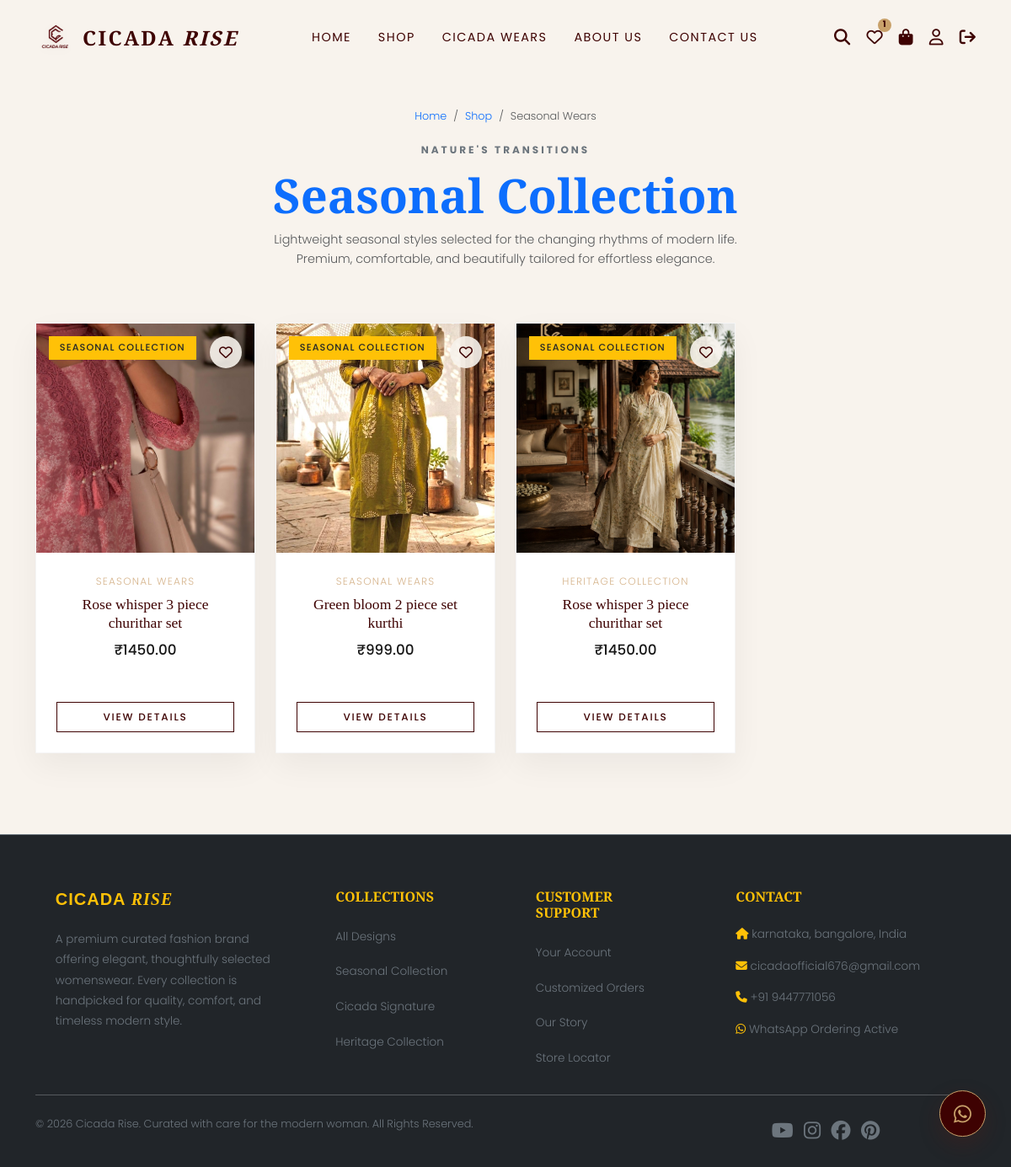
The page /seasonal-wears/ (signed in) on the database its author committed.
### store/models.py (models this page shows, shortened)
class Product(models.Model):
    COLLECTION_CHOICES = [
        ("Heritage Collection", "Heritage Collection"),
        ("Cicada Signature", "Cicada Signature"),
        ("Curated Essentials", "Curated Essentials")
    ]
    category = models.ForeignKey(Category, on_delete=models.CASCADE, related_name='products')
    name = models.CharField(max_length=200)
    slug = models.SlugField(max_length=250, unique=True, blank=True)
    sku = models.CharField(max_length=50, unique=True, verbose_name="Product Code")
    description = models.TextField()
    base_price = models.DecimalField(max_digits=10, decimal_places=2)
    sale_price = models.DecimalField(max_digits=10, decimal_places=2, null=True, blank=True, help_text="Promotional discounted price")
    fabric_details = models.TextField(blank=True)
    care_instructions = models.TextField(blank=True)
    collection = models.CharField(max_length=100, default="Cicada Signature", choices=COLLECTION_CHOICES)
    is_featured = models.BooleanField(default=False)
    is_seasonal = models.BooleanField(default=False)
    is_cicada_wear = models.BooleanField(default=False)
    created_at = models.DateTimeField(auto_now_add=True)
    updated_at = models.DateTimeField(auto_now=True)
    @property
    def price(self):
        if self.sale_price is not None:
            return self.sale_price
        return self.base_price
    @property
    def primary_image_url(self):
        primary_img = self.images.filter(is_primary=True).first() or self.images.first()
        if primary_img and primary_img.image:
            try:
                return primary_img.image.url
            except Exception:
                return "/static/store/images/veranda.jpg"
        return "/static/store/images/veranda.jpg"

class ProductImage(models.Model):
    product = models.ForeignKey(Product, on_delete=models.CASCADE, related_name='images')
    image = models.ImageField(upload_to='products/')
    is_primary = models.BooleanField(default=False)

class Category(models.Model):
    name = models.CharField(max_length=100)
    slug = models.SlugField(max_length=120, unique=True, blank=True)
    description = models.TextField(blank=True)
    image = models.ImageField(upload_to='categories/', blank=True, null=True)
    is_active = models.BooleanField(default=True)
    class Meta:
        verbose_name_plural = "Categories"

### store/views.py (the view)
# urls.py: path('seasonal-wears/', views.seasonal_wears, name='seasonal_wears'),
def seasonal_wears(request):
    products = Product.objects.filter(is_seasonal=True).prefetch_related('images')
    return render(request, 'store/seasonal_wears.html', {'products': products})

### store/context_processors.py (called while the page is built)
def cart_and_wishlist(request):
    if request.user.is_authenticated:
        cart, created = Cart.objects.get_or_create(user=request.user)
        cart_count = cart.items_count
        wishlist_count = Wishlist.objects.filter(user=request.user).count()
    else:
        cart_count = 0
        wishlist_count = 0
    return {
        'cart_count': cart_count,
        'wishlist_count': wishlist_count
    }

### store/models.py (called while the page is built)
    @property
    def items_count(self):
        return sum(item.quantity for item in self.items.all())

### store/templates/store/seasonal_wears.html (shortened to what this page needs)
{% extends 'store/base.html' %}
{% load static %}
{% block content %}
<div class="container py-5">
    <div class="row mb-5">
        <div class="col-12 text-center">
            <nav aria-label="breadcrumb" class="d-flex justify-content-center">
                <ol class="breadcrumb" style="font-size:0.8rem;">
                    <li class="breadcrumb-item"><a href="{% url 'home' %}" class="text-primary text-decoration-none">Home</a></li>
                    <li class="breadcrumb-item"><a href="{% url 'shop' %}" class="text-primary text-decoration-none">Shop</a></li>
                    <li class="breadcrumb-item active" aria-current="page">Seasonal Wears</li>
                </ol>
            </nav>
            <span class="text-uppercase text-secondary tracking-widest font-body fw-bold" style="font-size: 0.75rem; letter-spacing: 0.25em;">Nature's Transitions</span>
            <h1 class="font-display display-4 text-primary mt-2">Seasonal Collection</h1>
            <p class="text-muted mx-auto" style="font-size:0.9rem; max-width: 600px;">
                Lightweight seasonal styles selected for the changing rhythms of modern life. Premium, comfortable, and beautifully tailored for effortless elegance.
            </p>
        </div>
    </div>
    <div class="row row-cols-2 row-cols-lg-4 g-3 g-md-4">
        {% for prod in products %}
            <div class="col">
                <div class="product-card" id="product-card-seasonal-{{ prod.id }}">
                    <div class="product-image-wrapper">
                        <img src="{{ prod.primary_image_url }}" alt="{{ prod.name }}" class="product-img">
                        <span class="product-badge bg-warning text-dark">Seasonal Collection</span>
                        {% if user.is_authenticated %}
                            <button class="product-wishlist-btn"
                                    hx-post="{% url 'toggle_wishlist' prod.id %}"
                                    hx-swap="innerHTML"
                                    title="Save to Wishlist"
                                    id="wishlist-btn-seasonal-{{ prod.id }}">
                                <i class="far fa-heart"></i>
                            </button>
                        {% else %}
                            <a href="{% url 'login' %}?next={{ request.path }}" class="product-wishlist-btn" title="Save to Wishlist" id="wishlist-login-btn-seasonal-{{ prod.id }}"><i class="far fa-heart"></i></a>
                        {% endif %}
                    </div>
                    <div class="product-card-body">
                        <span class="product-card-category">{{ prod.category.name }}</span>
                        <h3 class="product-card-title"><a href="{% url 'product_detail' prod.slug %}">{{ prod.name }}</a></h3>
                        <div class="product-card-price mb-2">₹{{ prod.base_price|floatformat:2 }}</div>
                        <div class="mt-auto">
                            <a href="{% url 'product_detail' prod.slug %}" class="btn btn-premium-outline btn-sm w-100 py-2" style="font-size:0.75rem;" id="product-details-link-seasonal-{{ prod.id }}">View Details</a>
                        </div>
                    </div>
                </div>
            </div>
        {% endfor %}
    </div>
</div>
{% endblock %}

### store/static/store/css/style.css (style rules this page uses)
:root { --primary: #3E0202; --secondary: #D6B48C; --gold: #C8A16A; --cream: #F8F3ED; --dark: #161616; --white: #FFFFFF; --light-gray: #E8E2DA; --font-heading: 'Playfair Display', serif; --font-body: 'Poppins', sans-serif; --transition-smooth: all 0.4s cubic-bezier(0.16, 1, 0.3, 1); --glass-bg: rgba(248, 243, 237, 0.7); --glass-border: rgba(62, 2, 2, 0.1); --shadow-premium: 0 15px 35px rgba(22, 22, 22, 0.05); }
body { background-color: var(--cream); color: var(--dark); font-family: var(--font-body); font-weight: 300; line-height: 1.6; overflow-x: hidden; }
h1, h2, h3, h4, h5, h6, .font-display { font-family: var(--font-heading); color: var(--primary); font-weight: 700; }
a { color: var(--primary); transition: var(--transition-smooth); }
.btn-premium-outline { background-color: transparent; color: var(--primary); border: 1px solid var(--primary); padding: 0.8rem 2.2rem; font-family: var(--font-body); font-size: 0.85rem; font-weight: 500; text-transform: uppercase; letter-spacing: 0.15em; border-radius: 0; transition: var(--transition-smooth); }
.product-card { background: var(--white); border: 1px solid rgba(22, 22, 22, 0.04); box-shadow: var(--shadow-premium); overflow: hidden; position: relative; transition: var(--transition-smooth); margin-bottom: 2.5rem; height: 100%; display: flex; flex-direction: column; }
.product-image-wrapper { position: relative; width: 100%; padding-top: 105%; overflow: hidden; background-color: var(--cream); }
.product-img { position: absolute; top: 0; left: 0; width: 100%; height: 100%; object-fit: cover; transition: transform 1.2s cubic-bezier(0.16, 1, 0.3, 1); }
.product-badge { position: absolute; top: 15px; left: 15px; background-color: var(--primary); color: var(--cream); font-size: 0.7rem; font-weight: 500; padding: 0.3rem 0.8rem; text-transform: uppercase; letter-spacing: 0.1em; z-index: 2; }
.product-wishlist-btn { position: absolute; top: 15px; right: 15px; background: rgba(248, 243, 237, 0.9); border: none; border-radius: 50%; width: 38px; height: 38px; display: flex; align-items: center; justify-content: center; color: var(--primary); z-index: 2; transition: var(--transition-smooth); }
.product-card-body { padding: 1.5rem; text-align: center; display: flex; flex-direction: column; flex-grow: 1; }
.product-card-category { font-size: 0.75rem; color: var(--secondary); text-transform: uppercase; letter-spacing: 0.1em; margin-bottom: 0.5rem; }
.product-card-title { font-size: 1.1rem; margin-bottom: 0.5rem; font-weight: 500; }
.product-card-title a { color: var(--primary); text-decoration: none; transition: var(--transition-smooth); }
.product-card-price { font-weight: 500; color: var(--dark); font-size: 1.05rem; }

### rows shown on the page
Product: primary_image_url (picture), category.name "SEASONAL WEARS", name "Rose whisper 3 piece churithar set", base_price "1450.00"
Product: primary_image_url (picture), category.name "SEASONAL WEARS", name "Green bloom 2 piece set kurthi", base_price "999.00"
Product: shows a picture, category.name "HERITAGE COLLECTION", name "Rose whisper 3 piece churithar set", base_price "1450.00"

### other values the page prints
{{ wishlist_count }} "1"
